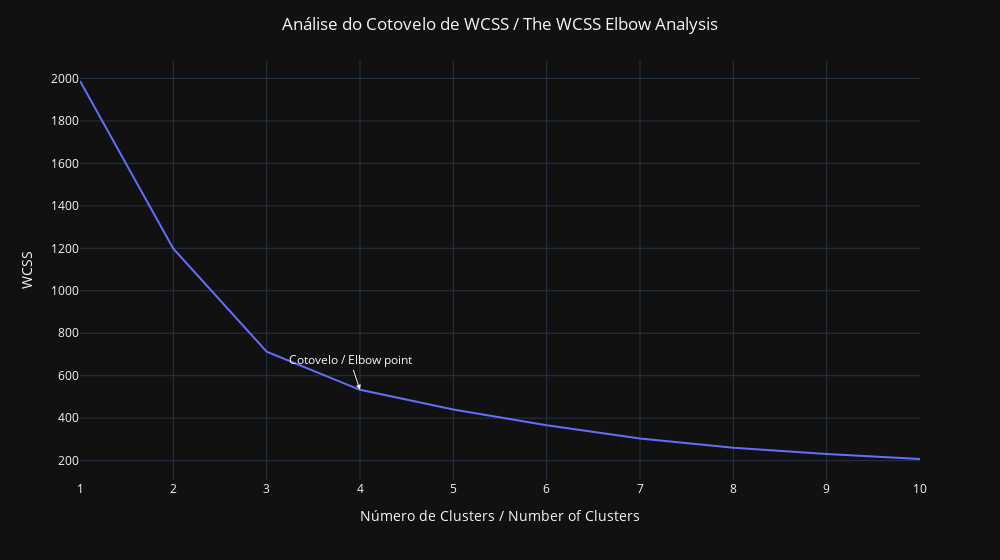

The notebook cell this image was saved under:
### Code cell
#5.3: Gráfico do WCSS por número de clusters dos dados normalizados
#5.3: Plot of the WCSS values by number of clusters of the normalized data

grafico_wcss = px.line(x= range(1,11),y=wcss_customer)
fig = go.Figure(grafico_wcss)
fig.update_layout(title = 'Análise do Cotovelo de WCSS / The WCSS Elbow Analysis',
                  title_x = 0.5,
                  xaxis_title = 'Número de Clusters / Number of Clusters',
                  yaxis_title = 'WCSS',
                  template='plotly_dark', width=1000)
fig.add_annotation(x=4, y=wcss_customer[4-1],
            text="Cotovelo / Elbow point",
            showarrow=True,
            arrowhead=2)
fig.show() 
# Eu adicionei a opção "png" para que o gráfico seja exibido no ambiente estático do GitHub. Remova "png" se você quiser vê-lo como um gráfico Plotly normal
# I've add the "png" option to showcase it on static environment from GitHub. Remove if you want to see it as a normal Plotly graph.

### Figure 1 — Plotly figure (JSON) as saved in the notebook; plotly's stock layout.template omitted (floating-point values rounded to 4 significant figures)
{"data": [{"hovertemplate": "x=%{x}<br>y=%{y}<extra></extra>", "legendgroup": "", "line": {"color": "#636efa", "dash": "solid"}, "marker": {"symbol": "circle"}, "mode": "lines", "name": "", "orientation": "v", "showlegend": false, "type": "scatter", "x": [1, 2, 3, 4, 5, 6, 7, 8, 9, 10], "xaxis": "x", "y": [1988, 1198.0, 713.2, 533.5, 440.5, 366.7, 303.7, 260.7, 231.3, 207.7], "yaxis": "y"}], "layout": {"annotations": [{"arrowhead": 2, "showarrow": true, "text": "Cotovelo / Elbow point", "x": 4, "y": 533.5}], "legend": {"tracegroupgap": 0}, "margin": {"t": 60}, "title": {"text": "Análise do Cotovelo de WCSS / The WCSS Elbow Analysis", "x": 0.5}, "width": 1000, "xaxis": {"anchor": "y", "domain": [0, 1], "title": {"text": "Número de Clusters / Number of Clusters"}}, "yaxis": {"anchor": "x", "domain": [0, 1], "title": {"text": "WCSS"}}}}
